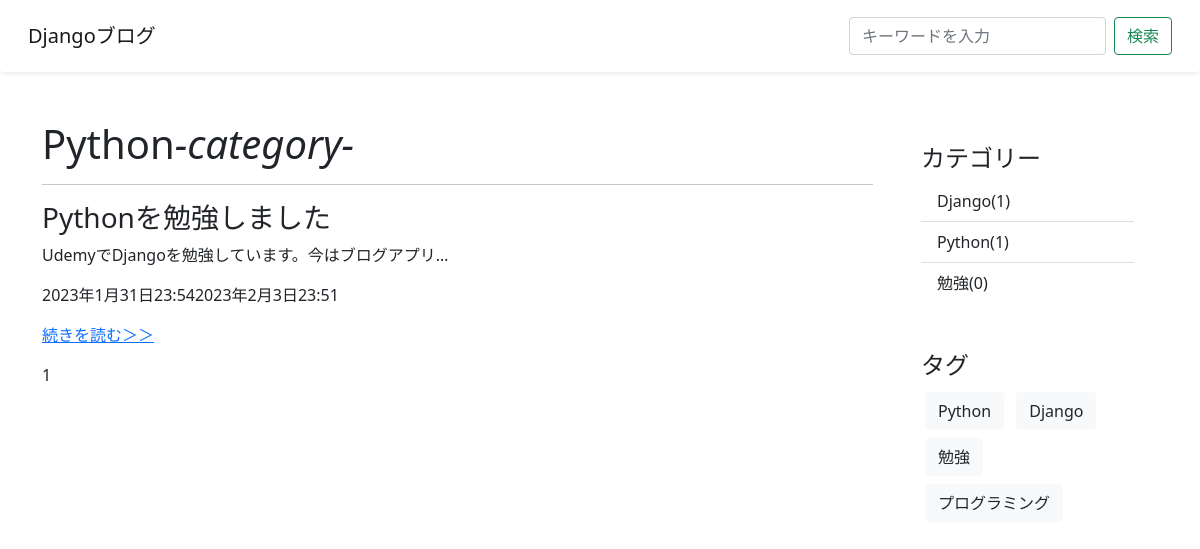
The page /category/python/ on the database its author committed.
### blog/models.py (models this page shows, shortened)
class Category(models.Model):
    name = models.CharField(verbose_name="カテゴリー", max_length=255)
    slug = models.SlugField(verbose_name="URL", unique=True)
    def __str__(self):
        return self.name
    class Meta:
        verbose_name = "カテゴリー"
        verbose_name_plural = "カテゴリー"

class Task(models.Model):
    title = models.CharField(verbose_name="タイトル", max_length=200)
    content = models.TextField(verbose_name="本文")
    image = models.ImageField(verbose_name="画像", upload_to="uploads/", null=True, blank=True)
    created_at = models.DateTimeField(verbose_name="作成日", auto_now_add=True)
    updated_at = models.DateTimeField(verbose_name="更新日", auto_now=True)
    is_published = models.BooleanField(verbose_name="公開設定", default=False)
    category = models.ForeignKey(Category, verbose_name="カテゴリー", on_delete=models.PROTECT, null=True, blank=True)
    tag = models.ManyToManyField(Tag, verbose_name="タグ", blank=True)
    class Meta:
        verbose_name = "記事"
        verbose_name_plural = "記事"

class Tag(models.Model):
    name = models.CharField(verbose_name="タグ", max_length=255)
    slug = models.SlugField(verbose_name="URL", unique=True)
    class Meta:
        verbose_name = "タグ"
        verbose_name_plural = "タグ"

### blog/views.py (the view)
# urls.py: path("category/<str:slug>/", CategoryBlogListView.as_view(), name="category-post-list"),
class CategoryBlogListView(ListView):
    model = Task
    template_name = "blog/post_list.html"
    context_object_name = "posts"
    paginate_by = 1
    def get_queryset(self):
        slug = self.kwargs["slug"]
        self.category = get_object_or_404(Category, slug=slug)
        return super().get_queryset().filter(category=self.category)
    def get_context_data(self, **kwargs):
        context = super().get_context_data(**kwargs)
        context["category"] = self.category
        return context

### blog/context_processors.py (called while the page is built)
def common(request):
    context = {
        "categories": Category.objects.annotate(
            count = Count("task", Q(task__is_published=True))
        ),
        "tags": Tag.objects.all()
    }
    return context

### blog/templates/blog/post_list.html (shortened to what this page needs)
{% extends "blog/base.html" %}
{% block content %}
    <div class="row">
        <div class="col-9">
            {% if category %}
                <h1>{{ category }}<i>-category-</i></h1>
                <hr>
            {% elif tag %}
                <h1>#{{ tag }}</h1>
                <hr>
            {% elif query %}
                <h1>"{{ query }}"の検索結果 {{ post_count }}件</h1>
                <hr>
            {% endif %}
            {% for blog in posts %}
                {% if blog.is_published or user.is_superuser %}
                    <h3>{{ blog.title }}</h3>
                    <p>{{ blog.content | truncatechars:30 }}</p>
                    <p>{{ blog.created_at }}{{ blog.updated_at }}</p>
                    <p><a href="{% url "post-detail" blog.pk %}">続きを読む＞＞</a></p>
                {% endif %}
            {% endfor %}
            {% include "blog/snippets/pagination.html" %}
        </div>
        <div class="col-3">
            {% include "blog/snippets/sidebar.html" %}
        </div>
    </div>
{% endblock content %}

### blog/templates/blog/snippets/sidebar.html
<div class="p-4 category">
    <h4>カテゴリー</h4>
    <ul class="list-group list-group-flush">
        {% for category in categories %}
            <li class="list-group-item">
                <a href="{% url "category-post-list" category.slug %}">
                    {{ category.name }}({{ category.count }})
                </a>
            </li>
        {% endfor %}
    </ul>
</div>
<div class="p-4">
    <h4>タグ</h4>
    {% for tag in tags %}
        <a class="btn btn-light bg-light text-dark m-1" href="{% url "tag-post-list" tag.slug %}">
            {{ tag.name }}
        </a>
    {% endfor %}
</div>

### blog/static/blog/css/style.css (style rules this page uses)
div.category > ul > li a { color: #212529; text-decoration: none; }

### rows shown on the page
Category: name "Python", count "1"
Task: title "Pythonを勉強しました", content "UdemyでDjangoを勉強しています。今はブログアプリ…", created_at "2023年1月31日23:54", updated_at "2023年2月3日23:51"
Category: name "Django", count "1"
Category: name "勉強", count "0"
Tag: name "Python"
Tag: name "Django"
Tag: name "勉強"
Tag: name "プログラミング"

### other values the page prints
{{ num }} "1"
